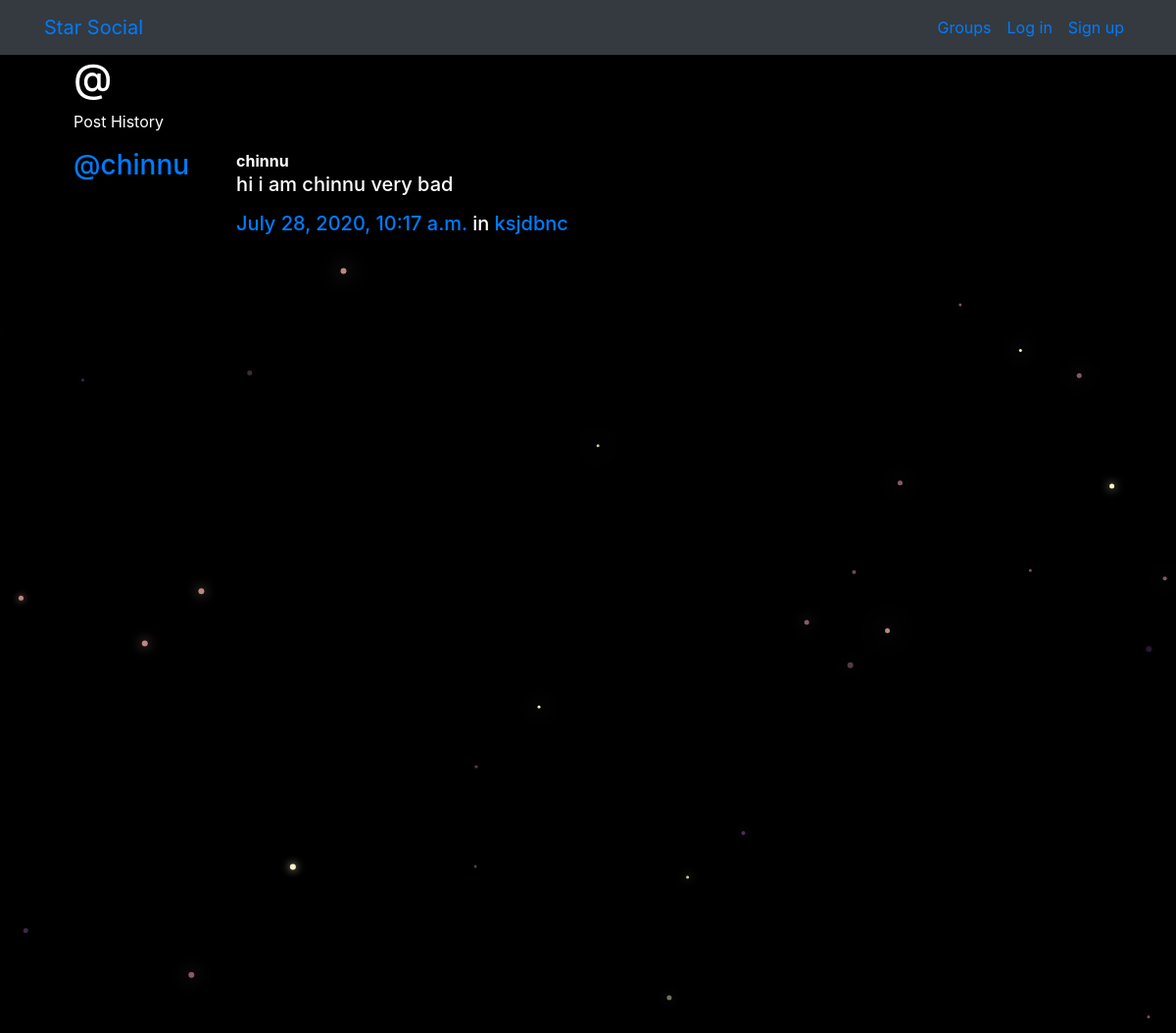
Page /posts/by/chinnu/ on the committed database.
### posts/models.py (models this page shows, shortened)
class Post(models.Model):
    user=models.ForeignKey(User, related_name="posts",on_delete=models.CASCADE)
    created_at = models.DateTimeField(auto_now=True)
    message=models.TextField()
    message_html = models.TextField(editable=False)
    group = models.ForeignKey(Group, related_name="posts",null=True,blank=True,on_delete=models.CASCADE)
    class Meta:
        ordering=["-created_at"]
        unique_together=["user","message"]

### groups/models.py (models this page shows, shortened)
class Group(models.Model):
    name=models.CharField(max_length=250,unique=True)
    slug=models.SlugField(allow_unicode=True, unique=True)
    description = models.TextField(blank=True,default='')
    description_html = models.TextField(editable=False, default='',blank=True)
    members = models.ManyToManyField(User,through="GroupMember")
    class Meta:
        ordering = ["name"]

### posts/views.py (the view)
# urls.py: path("by/<username>/",views.UserPosts.as_view(),name="for_user"),
class UserPosts(generic.ListView):
    model = models.Post
    template_name="posts/user_post_list.html"
    def get_queryset(self):
        try:
            self.post_user = User.objects.prefetch_related("posts").get(
                username__iexact=self.kwargs.get("username")
            )
        except User.DoesNotExist:
            raise Http404
        else:
            return self.post_user.posts.all()
    def get_context_data(self,**kwargs):
        context=super().get_context_data(**kwargs)
        context["post_user"]=self.post_user
        return context

### posts/templates/posts/user_post_list.html
{% extends "posts/post_base.html" %}
{% block pre_post %}
<div class="col-md-4">
  <h1>@{{ post_user.uername }}</h1>
  <p>Post History</p>
</div>
{% endblock %}
{% block post_content %}
<div class="col-md-8">
  {% for post in post_list %}
    {% include "posts/_post.html" %}
  {% endfor %}
</div>
{% endblock %}

### posts/templates/posts/_post.html (shortened to what this page needs)
<div class="media">
  <h3 class="mr-5"><a href="{% url 'posts:for_user' username=post.user.username %}">@{{ post.user.username }}</a></h3>
  <div class="media-body">
    <strong>{{post.user.username}}</strong>
    <h5>{{post.message_html|safe}}
        <time class="time"><a href="{% url 'posts:single' username=post.user.username pk=post.pk %}">{{post.created_at}}</a></time>
        {% if post.group %}
        <span class="group-name">in <a href="#">{{post.group.name}}</a></span>
        {% endif %}
    </h5>
  </div>
</div>

### static/simplesocial/css/master.css (style rules this page uses)
body { margin: 0; overflow: hidden; background-color: black; color:white; }

### rows in the picture
Post: user.username "chinnu", message_html "hi i am chinnu very bad", created_at "July 28, 2020, 10:17 a.m.", group.name "ksjdbnc"
